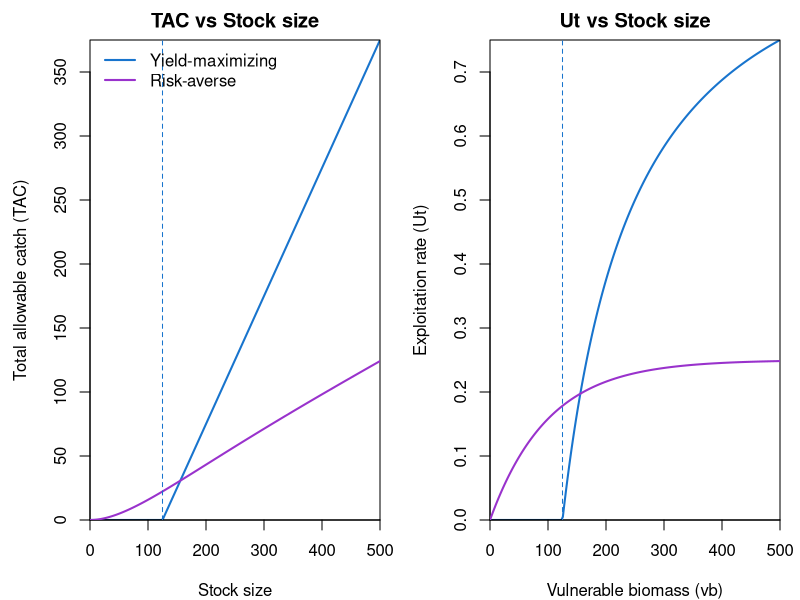
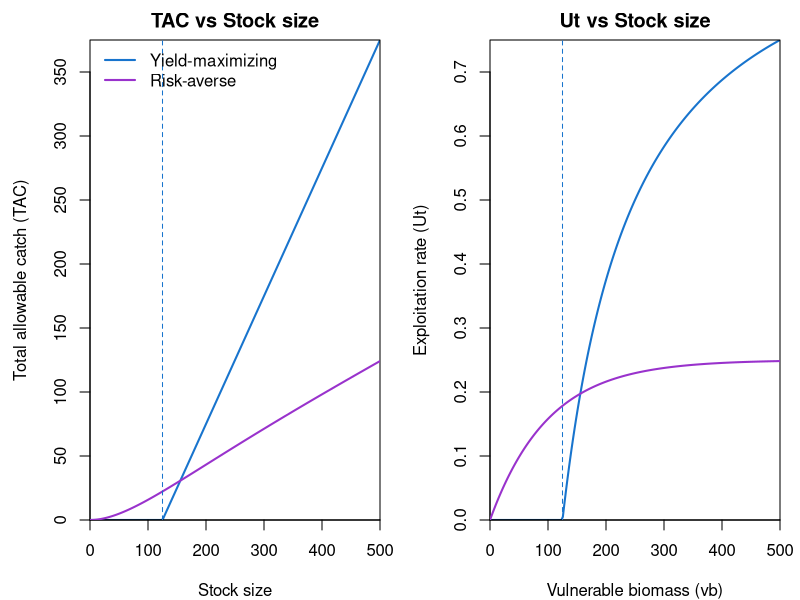

Reproduce these figures in R, in order.
## ---- chunk 1
get_upow <- function(X, H) {
  # X = guaranteed catch
  # H = high value of 50/50 gamble (other outcome is 0)
  log(0.5) / (log(X) - log(H))
}

# Example: Cahill is indifferent between 2 guaranteed and 
# a 50/50 gamble between 0 or 10 walleye
get_upow(X = 2, H = 10)

## ---- chunk 2

# stock range
stock <- seq(0, 500, length.out = 200)

# Yield-maximizing policy (fixed escapement)
escapement <- 125
tac_yield <- pmax(stock - escapement, 0)
ut_yield <- tac_yield / stock
ut_yield[stock == 0] <- 0  # handle division by 0

# HARA utility policy (smooth asymptote to max Ut)
Umax <- 0.25
tac_hara <- stock * Umax * (1 - exp(-stock / 100))
ut_hara <- tac_hara / stock
ut_hara[stock == 0] <- 0

# layout
par(mfrow = c(1, 2), mar = c(4, 4.5, 2, 1))

# Plot 1: TAC vs stock
plot(stock, tac_yield, type = "l", lwd = 2, col = "dodgerblue3",
     xlab = "Stock size", ylab = "Total allowable catch (TAC)",
     ylim = c(0, max(tac_yield, tac_hara)), yaxs = "i", xaxs = "i",
     main = "TAC vs Stock size")
lines(stock, tac_hara, lwd = 2, col = "darkorchid")
abline(v = escapement, col = "dodgerblue3", lty = 2)
legend("topleft", legend = c("Yield-maximizing",
                             "Risk-averse"),
       col = c("dodgerblue3", "darkorchid"), lwd = 2, bty = "n")

# Plot 2: Ut vs stock
plot(stock, ut_yield, type = "l", lwd = 2, col = "dodgerblue3",
     xlab = "Vulnerable biomass (vb)", ylab = "Exploitation rate (Ut)",
     ylim = c(0, max(ut_yield, ut_hara)), yaxs = "i", xaxs = "i",
     main = "Ut vs Stock size")
lines(stock, ut_hara, lwd = 2, col = "darkorchid")
abline(v = escapement, col = "dodgerblue3", lty = 2)
## ---- chunk 3

# stock range
stock <- seq(0, 500, length.out = 200)

# Yield-maximizing policy (fixed escapement)
escapement <- 125
tac_yield <- pmax(stock - escapement, 0)
ut_yield <- tac_yield / stock
ut_yield[stock == 0] <- 0  # handle division by 0

# HARA utility policy (smooth asymptote to max Ut)
Umax <- 0.25
tac_hara <- stock * Umax * (1 - exp(-stock / 100))
ut_hara <- tac_hara / stock
ut_hara[stock == 0] <- 0

# layout
par(mfrow = c(1, 2), mar = c(4, 4.5, 2, 1))

# Plot 1: TAC vs stock
plot(stock, tac_yield, type = "l", lwd = 2, col = "dodgerblue3",
     xlab = "Stock size", ylab = "Total allowable catch (TAC)",
     ylim = c(0, max(tac_yield, tac_hara)), yaxs = "i", xaxs = "i",
     main = "TAC vs Stock size")
lines(stock, tac_hara, lwd = 2, col = "darkorchid")
abline(v = escapement, col = "dodgerblue3", lty = 2)
legend("topleft", legend = c("Yield-maximizing",
                             "Risk-averse"),
       col = c("dodgerblue3", "darkorchid"), lwd = 2, bty = "n")

# Plot 2: Ut vs stock
plot(stock, ut_yield, type = "l", lwd = 2, col = "dodgerblue3",
     xlab = "Vulnerable biomass (vb)", ylab = "Exploitation rate (Ut)",
     ylim = c(0, max(ut_yield, ut_hara)), yaxs = "i", xaxs = "i",
     main = "Ut vs Stock size")
lines(stock, ut_hara, lwd = 2, col = "darkorchid")
abline(v = escapement, col = "dodgerblue3", lty = 2)
